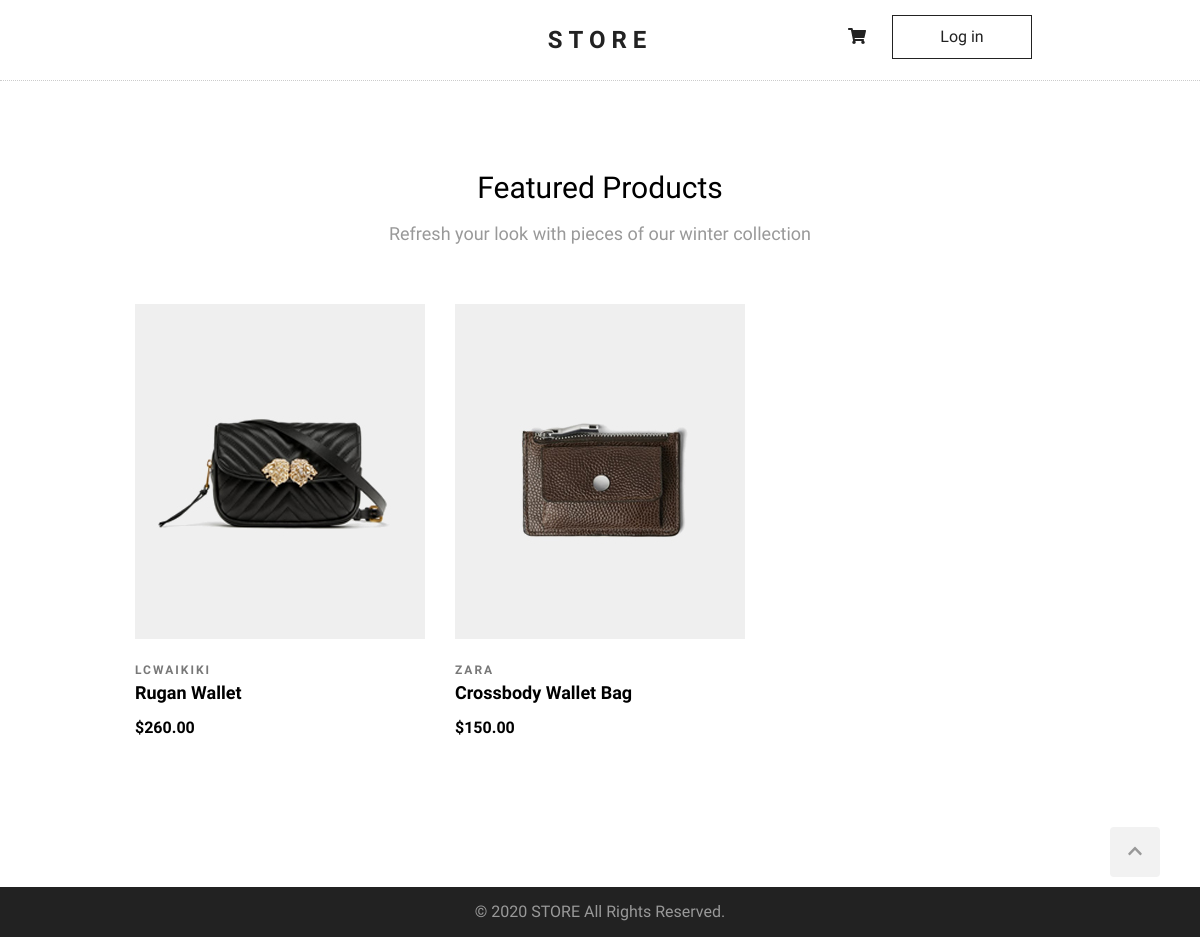
Screenshot of /products/ with the database file from the repository.
### products/models.py (models this page shows, shortened)
class Product(models.Model):
    brand = models.CharField(max_length=100)
    title = models.CharField(max_length=100)
    description = models.TextField(max_length=500, blank=True, null=True)
    price = models.PositiveIntegerField()
    image = models.ImageField(upload_to='products/', null=True)
    created_at = models.DateTimeField(auto_now_add=True)
    updated_at = models.DateTimeField(auto_now=True)
    def get_absolute_url(self):
        return reverse('product_details', args=(self.id,))

### products/views.py (the view)
# urls.py: path('products/', product_list, name='product_list'),
def product_list(request):
    products = Product.objects.all()
    return render(request, 'products/product_list.html', {'products': products})

### templates/products/product_list.html (shortened to what this page needs)
{% extends "base.html" %}
{% block content %}
<section id="featured-products">
    <h2 class="section-headline">Featured Products</h2>
    <p class="section-description">
        Refresh your look with pieces of our winter collection
    </p>
    <div class="products-wrapper clearfix">
        {% for product in products %}
        <div class="product">
            <div class="product-img">
                <img src="{{product.image.url}}" alt="">
            </div>
            <div class="product-description">
                <div class="product-brand">{{ product.brand | capfirst }}</div>
                <a class="product-name" href="{{product.get_absolute_url}}">{{ product.title | capfirst }}</a>
                <div class="product-price">${{ product.price | floatformat:2 }}</div>
            </div>
        </div>
        {% empty %}
        <p>No products yet.</p>
        {% endfor %}
    </div>
</section>
{% endblock %}

### static/style.css (style rules this page uses)
html { scroll-behavior: smooth; }
body { margin: 0; font-family: 'Questrial', sans-serif; }
.clearfix::after { content: ""; display: block; clear: both; }
.section-headline { font-size: 30px; font-weight: normal; margin: 0; }
.section-description { color: #999; font-size: 18px; }
.products-wrapper { margin: 60px 0 60px 0; }
.product { width: 290px; margin: 0 15px 60px; float: left; position: relative; }
.product-description { text-align: left; }
.product-brand { font-size: 12px; font-weight: 600; letter-spacing: 2px; color: #787878; text-transform: uppercase; margin: 25px 0 5px; }
.product-img { position: relative; overflow: hidden; background: #efefef; background-image: url("image-not-found.svg"); background-repeat: no-repeat; background-position: center; background-size: 30%; width: 290px; height: 335px; }
.product-img img { width: 290px; height: 335px; box-sizing: border-box; transition-duration: .4s; }
.product-name { font-size: 18px; font-weight: 600; text-decoration: none; text-transform: capitalize; color: #000; }
.product-price { margin-top: 15px; font-weight: 700; }

### rows the page displays
Product: image (picture), brand "LCWAIKIKI", title "Rugan Wallet", price "260.00"
Product: image (picture), brand "ZARA", title "Crossbody Wallet Bag", price "150.00"
